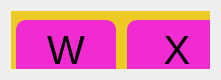
   <widget class="QWidget" name="horizontalLayoutWidget_71">
    <property name="geometry">
     <rect>
      <x>620</x>
      <y>660</y>
      <width>221</width>
      <height>80</height>
     </rect>
    </property>
    <layout class="QHBoxLayout" name="horizontalLayout_123">
     <item>
      <widget class="QFrame" name="caixa_letras_62">
       <property name="styleSheet">
        <string notr="true">background-color: rgb(239, 201, 36);</string>
       </property>
       <property name="frameShape">
        <enum>QFrame::StyledPanel</enum>
       </property>
       <property name="frameShadow">
        <enum>QFrame::Raised</enum>
       </property>
       <widget class="QWidget" name="horizontalLayoutWidget_72">
        <property name="geometry">
         <rect>
          <x>0</x>
          <y>-1</y>
          <width>221</width>
          <height>81</height>
         </rect>
        </property>
        <layout class="QHBoxLayout" name="horizontalLayout_124">
         <item>
          <widget class="QPushButton" name="botao_w">
           <property name="maximumSize">
            <size>
             <width>100</width>
             <height>60</height>
            </size>
           </property>
           <property name="font">
            <font>
             <pointsize>30</pointsize>
            </font>
           </property>
           <property name="styleSheet">
            <string notr="true">QPushButton#botao_w {
    background-color: rgb(240, 43, 209);  /*roxo: rgb(240, 43, 209);*/
}

QPushButton#botao_w:pressed {
   background-color: rgb(170, 0, 255)  /* Cor de fundo quando o botão é pressionado */
}

QPushButton#botao_w{
	border-radius: 10px;
}</string>
           </property>
           <property name="text">
            <string>W</string>
           </property>
          </widget>
         </item>
         <item>
          <widget class="QPushButton" name="botao_x">
           <property name="maximumSize">
            <size>
             <width>100</width>
             <height>60</height>
            </size>
           </property>
           <property name="font">
            <font>
             <pointsize>30</pointsize>
            </font>
           </property>
           <property name="styleSheet">
            <string notr="true">QPushButton#botao_x {
    background-color: rgb(240, 43, 209);  /*roxo: rgb(240, 43, 209);*/
}

QPushButton#botao_x:pressed {
   background-color: rgb(170, 0, 255)  /* Cor de fundo quando o botão é pressionado */
}

QPushButton#botao_x{
	border-radius: 10px;
}</string>
           </property>
           <property name="text">
            <string>X</string>
           </property>
          </widget>
         </item>
        </layout>
       </widget>
      </widget>
     </item>
    </layout>
   </widget>
